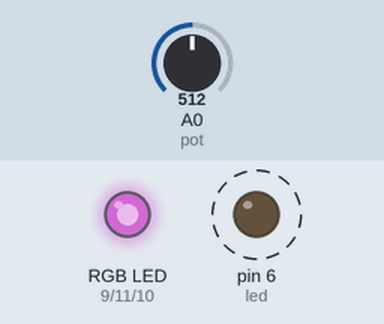
A sketch run on a simulated Arduino Uno, built with avr-gcc and run on an emulated ATmega328P. Shown: an RGB LED mixed from three pins (HIGH = lit), output pins drawn as LEDs (lit = HIGH). Dashed ring = blinking. The test bench sets the inputs (shaded band); at power-on: A0 (pot) = 512. Dim RGB values are drawn brighter than linear.

Above: at 2.3 s.
2.4 s: A0 (pot) set to 716
At 3.4 s:
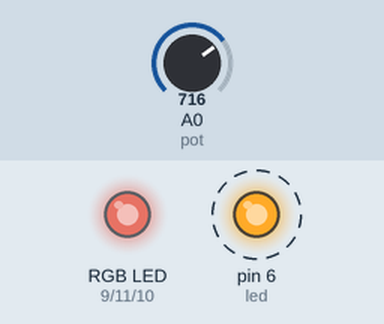
7.4 s: A0 (pot) set to 900
At 8.8 s:
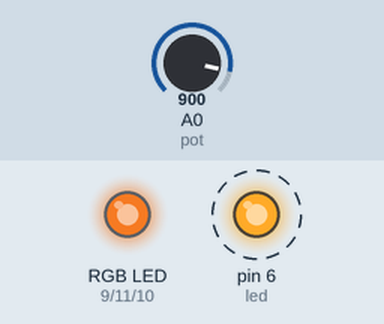
12.4 s: A0 (pot) set to 0
At 14.1 s:
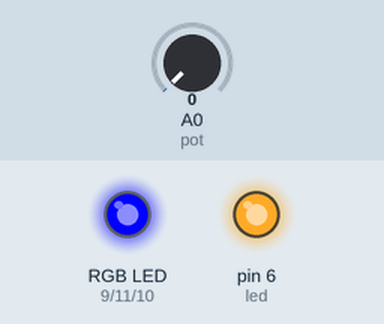
16.7 s: A0 (pot) set to 122
At 17.1 s:
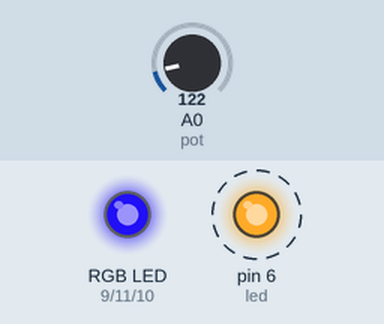
20.2 s: A0 (pot) set to 306
At 21.7 s:
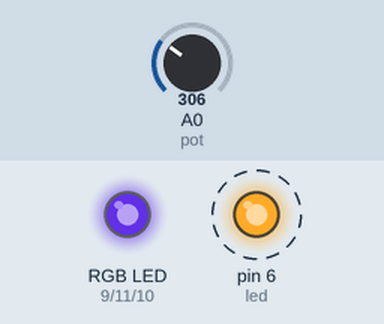
25.2 s: A0 (pot) set to 511
At 26.9 s:
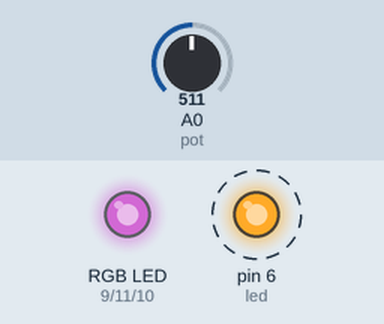
Timing chart, 0 to 31.2 s (numbered marks = the images above; inputs shaded):
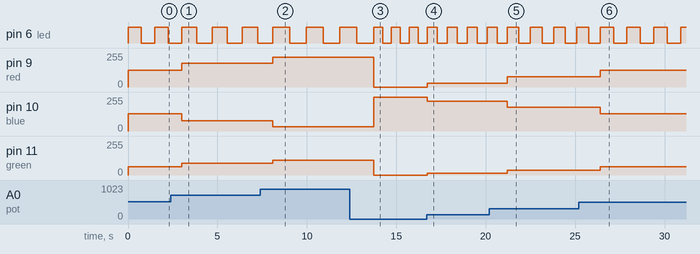

Measured:
- after the input at 2.4 s, pin 9 (red): 127/255 → 178/255 after 0.60 s; pin 10 (blue): 128/255 → 77/255 after 0.60 s; pin 11 (green): 63/255 → 88/255 after 0.60 s
- after the input at 7.4 s, pin 9 (red): 178/255 → 224/255 after 0.70 s; pin 10 (blue): 77/255 → 31/255 after 0.70 s; pin 11 (green): 88/255 → 111/255 after 0.70 s
- after the input at 12.4 s, pin 9 (red): 224/255 → 0/255 after 1.3 s; pin 10 (blue): 31/255 → 255/255 after 1.3 s; pin 11 (green): 111/255 → 0/255 after 1.3 s
- after the input at 16.7 s, pin 9 (red): 0/255 → 30/255 at once; pin 10 (blue): 255/255 → 225/255 at once; pin 11 (green): 0/255 → 15/255 at once
- after the input at 20.2 s, pin 9 (red): 30/255 → 76/255 after 1.0 s; pin 10 (blue): 225/255 → 179/255 after 1.0 s; pin 11 (green): 15/255 → 37/255 after 1.0 s
- after the input at 25.2 s, pin 9 (red): 76/255 → 127/255 after 1.2 s; pin 10 (blue): 179/255 → 128/255 after 1.2 s; pin 11 (green): 37/255 → 63/255 after 1.2 s
- by itself, pin 6 (led): alternates HIGH for 0.75 s and LOW for 0.75 s

The sketch:

RGB_LED_and_blinking_speed_of_an-otherLED_with_potentiometer.ino
```cpp
int pot = A0;

int red = 9;
int blue = 10;
int green = 11;

int led = 6;

int potval = 0;
int dlay = 0;

void setup()
{
  pinMode(red, OUTPUT);
  pinMode(blue, OUTPUT);
  pinMode(green, OUTPUT);
  pinMode(led, OUTPUT);
}

void loop()
{
  potval = analogRead(pot);

  int redval   = map(potval, 0, 1023, 0, 255);
  int blueval  = map(potval, 0, 1023, 255, 0);
  int greenval = map(potval, 0, 1023, 0, 127);

  analogWrite(red, redval);
  analogWrite(blue, blueval);
  analogWrite(green, greenval);

  dlay = map(potval, 0, 1023, 500, 1000);

  digitalWrite(led, HIGH);
  delay(dlay);
  digitalWrite(led, LOW);
  delay(dlay);
}
```
